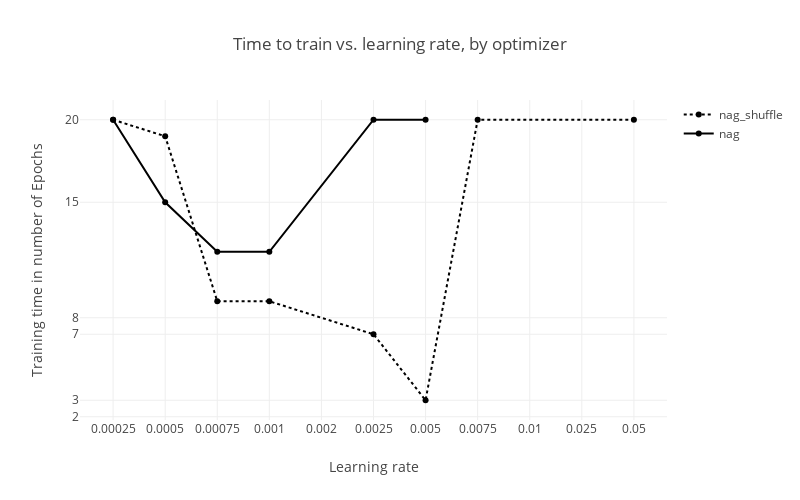

This figure's notebook cell:
### Code cell
from plotly.offline import init_notebook_mode, iplot, plot
import plotly.plotly as py
import plotly.graph_objs as go

#learning_rates = [0.00025,0.0005,.00075,.001,0.1,0.25,0.5] + [2.5,5,7.5,10,15,20,22.5]
#lr_dict = {x: i for i,x in enumerate(learning_rates)}
# sgd_shuffle
lr_sgd_shuffle    = [0.00025,0.0005,0.00075,0.001,0.0025,0.005,0.0075,0.01,0.025,0.05,0.075,0.1]
tr_time_sgd_shuffle = [20,20,20,20,20,19,11,11,11,7,20,20]
lr_sgd_shuffle_dict = [lr_dict[x] for x in lr_sgd_shuffle]
assert len(lr_sgd_shuffle) == len(tr_time_sgd_shuffle)

# adam_shuffle
lr_adam_shuffle = [0.0001,0.0005,0.001,0.005,0.05,0.1]
lr_adam_shuffle_dict = [lr_dict[x] for x in lr_adam_shuffle]
tr_time_adam_shuffle = [20,4,2,8,20,20]
assert len(lr_adam_shuffle) == len(tr_time_adam_shuffle), (str(len(lr_adam_shuffle))+ " "+ str(len(tr_time_adam_shuffle)))

# adagrad_shuffle
lr_adagrad_shuffle = [0.00075,0.001,0.05,0.075,0.1,0.25,0.5,1,2,5]
lr_adagrad_shuffle_dict = [lr_dict[x] for x in lr_adagrad_shuffle]
tr_time_adagrad_shuffle = [20,20,4,3,3,8,20,20,20,20]
assert len(lr_adagrad_shuffle) == len(tr_time_adagrad_shuffle), (str(len(lr_adagrad_shuffle))+ " "+ str(len(tr_time_adagrad_shuffle)))


# mom_suffleentum
lr_mom_suffle = [0.0005,0.00075,0.002,0.0025,0.05] 
lr_mom_suffle_dict = [lr_dict[x] for x in lr_mom_suffle]
tr_time_mom_suffle = [17,12,8,9,20]
assert len(lr_mom_suffle) == len(tr_time_mom_suffle), (str(len(lr_mom_suffle))+ " "+ str(len(tr_time_mom_suffle)))


# nag_shuffle
lr_nag_shuffle = [0.00025,0.0005,0.00075,0.001,0.0025,0.005,0.0075,0.05]
lr_nag_shuffle_dict = [lr_dict[x] for x in lr_nag_shuffle]
tr_time_nag_shuffle = [20,19,9,9,7,3,20,20]
assert len(lr_nag_shuffle) == len(tr_time_nag_shuffle),(str(len(lr_nag_shuffle))+ " "+ str(len(tr_time_nag_shuffle)))




trace1a = go.Scatter(
    x=lr_sgd_shuffle_dict,
    y=tr_time_sgd_shuffle,
    mode='lines+markers',
    name="sgd_shuffle",
    hoverinfo='name',
    line=dict(
        shape='linear',dash='dot',color='rgb(20,125,190)'
    )
)
trace2a = go.Scatter(
    x= lr_adam_shuffle_dict,
    y=tr_time_adam_shuffle,
    mode='lines+markers',
    name="adam_shuffle",
    hoverinfo='text+name',
    line=dict(
        shape='linear',dash='dot',color='rgb(245,145,30)'
        
    )
)
trace3a = go.Scatter(
    x= lr_adagrad_shuffle_dict,
    y=tr_time_adagrad_shuffle,
    mode='lines+markers',
    name="adagrad_shuffle",
    hoverinfo='text+name',
    line=dict(
        shape='linear',dash='dot',color='rgb(25,160,75)'
    )
)
trace4a = go.Scatter(
    x= lr_mom_suffle_dict,
    y=tr_time_mom_suffle,
    mode='lines+markers',
    name="momentum_suffle",
    hoverinfo='text+name',
    line=dict(
        shape='linear',dash='dot',color='rgb(200,30,135)'
    )
)
trace5a = go.Scatter(
    x= lr_nag_shuffle_dict,
    y=tr_time_nag_shuffle,
    mode='lines+markers',
    name="nag_shuffle",
    hoverinfo='text+name',
    line=dict(
        shape='linear',dash='dot',color='rgb(0,0,0)'
    )
)
data_a = [trace5a,trace5] 
data = data + data_a
layout = dict(title = 'Time to train vs. learning rate, by optimizer',
                 width = 800,
    height = 500,
    xaxis = dict(
        tickvals = list(lr_dict.values()),
        ticktext = list(lr_dict.keys()),
      title = "Learning rate"
    ),
    yaxis=dict(
        type='linear',
        title = 'Training time in number of Epochs',
        tickvals=[1,2,3,7,8,15,20],
        autorange=True
    )
              )

fig = dict(data=data, layout=layout)
fig1 = dict(data=data_a, layout=layout)
init_notebook_mode(connected=True)
#iplot(fig, filename='word-embedding-plot')
iplot(fig1, filename='word-embedding-plot')

### Figure 1 — Plotly figure (JSON) as saved in the notebook; plotly's stock layout.template omitted (floating-point values rounded to 4 significant figures)
{"data": [{"hoverinfo": "text+name", "line": {"color": "rgb(0,0,0)", "dash": "dot", "shape": "linear"}, "mode": "lines+markers", "name": "nag_shuffle", "type": "scatter", "uid": "deaca961-c349-45c5-83b9-eb2ab89efda7", "x": [2, 3, 4, 5, 7, 8, 9, 12], "y": [20, 19, 9, 9, 7, 3, 20, 20]}, {"hoverinfo": "text+name", "line": {"color": "rgb(0,0,0)", "shape": "linear"}, "mode": "lines+markers", "name": "nag", "type": "scatter", "uid": "487fcdd8-7d10-44d7-9777-a8b4c071798e", "x": [2, 3, 4, 5, 7, 8], "y": [20, 15, 12, 12, 20, 20]}], "layout": {"height": 500, "title": {"text": "Time to train vs. learning rate, by optimizer"}, "width": 800, "xaxis": {"ticktext": [5e-05, 0.0001, 0.00025, 0.0005, 0.00075, 0.001, 0.002, 0.0025, 0.005, 0.0075, 0.01, 0.025, 0.05, 0.075, 0.1, 0.25, 0.5, 1, 1.5, 2, 2.5, 3, 4, 5, 7.5, 10, 15, 17.5, 20, 22.5, 25, 30, 32.5, 35, 40, 45, 50], "tickvals": [0, 1, 2, 3, 4, 5, 6, 7, 8, 9, 10, 11, 12, 13, 14, 15, 16, 17, 18, 19, 20, 21, 22, 23, 24, 25, 26, 27, 28, 29, 30, 31, 32, 33, 34, 35, 36], "title": {"text": "Learning rate"}}, "yaxis": {"autorange": true, "tickvals": [1, 2, 3, 7, 8, 15, 20], "title": {"text": "Training time in number of Epochs"}, "type": "linear"}}}
